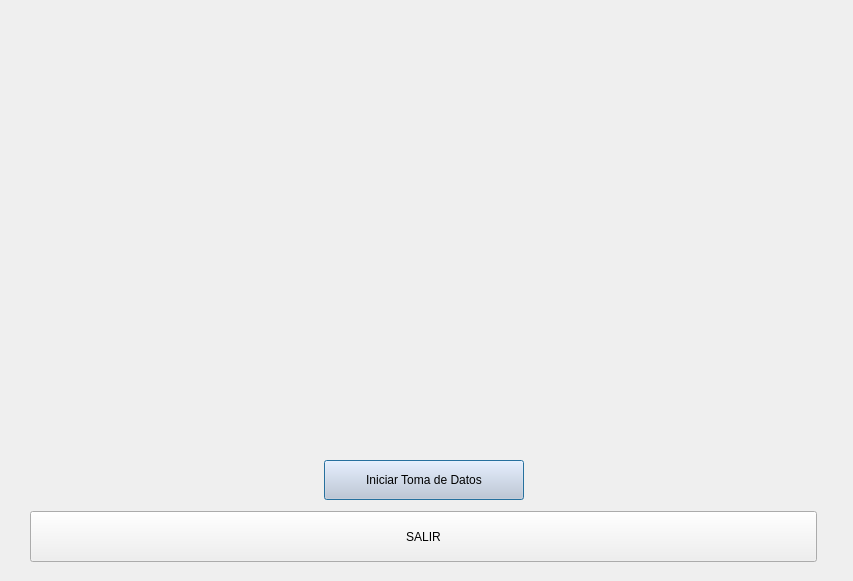
<?xml version="1.0" encoding="UTF-8"?>
<ui version="4.0">
 <class>Dialog</class>
 <widget class="QDialog" name="Dialog">
  <property name="geometry">
   <rect>
    <x>0</x>
    <y>0</y>
    <width>853</width>
    <height>581</height>
   </rect>
  </property>
  <property name="windowTitle">
   <string>Dialog</string>
  </property>
  <widget class="QWidget" name="layoutWidget">
   <property name="geometry">
    <rect>
     <x>30</x>
     <y>10</y>
     <width>787</width>
     <height>552</height>
    </rect>
   </property>
   <layout class="QVBoxLayout" name="verticalLayout_2">
    <item>
     <layout class="QVBoxLayout" name="verticalLayout">
      <item>
       <widget class="MplWidget" name="MplWidget" native="true">
        <property name="minimumSize">
         <size>
          <width>0</width>
          <height>439</height>
         </size>
        </property>
        <property name="acceptDrops">
         <bool>false</bool>
        </property>
        <property name="styleSheet">
         <string notr="true"/>
        </property>
       </widget>
      </item>
     </layout>
    </item>
    <item>
     <layout class="QHBoxLayout" name="horizontalLayout">
      <item>
       <spacer name="horizontalSpacer_2">
        <property name="orientation">
         <enum>Qt::Horizontal</enum>
        </property>
        <property name="sizeHint" stdset="0">
         <size>
          <width>26</width>
          <height>20</height>
         </size>
        </property>
       </spacer>
      </item>
      <item>
       <widget class="QPushButton" name="pushButton_signal">
        <property name="minimumSize">
         <size>
          <width>200</width>
          <height>40</height>
         </size>
        </property>
        <property name="maximumSize">
         <size>
          <width>16777215</width>
          <height>40</height>
         </size>
        </property>
        <property name="baseSize">
         <size>
          <width>0</width>
          <height>0</height>
         </size>
        </property>
        <property name="styleSheet">
         <string notr="true">color: rgb(255, 255, 255);
font: 75 14pt &quot;MS Shell Dlg 2&quot;;
font: 12pt &quot;MS Shell Dlg 2&quot;;
color: rgb(0, 0, 0);
background-color: rgb(203, 203, 216);</string>
        </property>
        <property name="text">
         <string>Iniciar Toma de Datos</string>
        </property>
       </widget>
      </item>
      <item>
       <spacer name="horizontalSpacer">
        <property name="minimumSize">
         <size>
          <width>0</width>
          <height>49</height>
         </size>
        </property>
        <property name="orientation">
         <enum>Qt::Horizontal</enum>
        </property>
        <property name="sizeHint" stdset="0">
         <size>
          <width>30</width>
          <height>20</height>
         </size>
        </property>
       </spacer>
      </item>
     </layout>
    </item>
    <item>
     <widget class="QPushButton" name="salir">
      <property name="maximumSize">
       <size>
        <width>16777215</width>
        <height>51</height>
       </size>
      </property>
      <property name="text">
       <string>SALIR</string>
      </property>
     </widget>
    </item>
   </layout>
  </widget>
 </widget>
 <customwidgets>
  <customwidget>
   <class>MplWidget</class>
   <extends>QWidget</extends>
   <header>mplwidget.h</header>
   <container>1</container>
  </customwidget>
 </customwidgets>
 <resources/>
 <connections/>
</ui>
